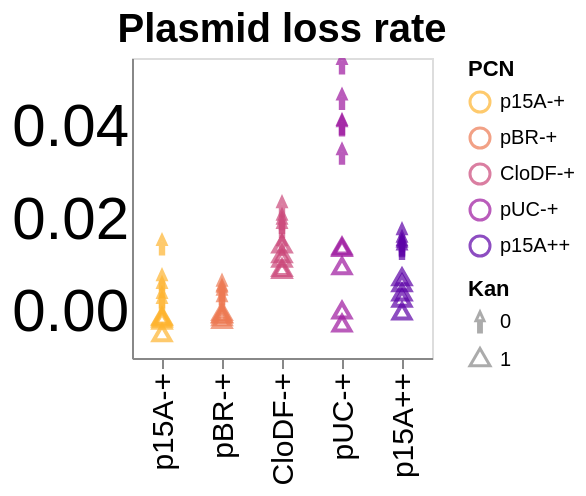

Notebook source saved alongside this figure:
### Code cell
# plasmid loss rate per generation, PCN

alt.Chart(combined_scatter_DF).mark_point(size=70).encode(
    alt.X("PCN", axis=alt.Axis(labelFontSize=15, titleFontSize=15, grid=False), title=None),
    alt.Y("rate_of_loss_log(plasmid copy)", axis=alt.Axis(labelFontSize=30, titleFontSize=15, ticks=False, grid=False), title=None),
    color=alt.Color('PCN').scale(scheme=colorScheme,reverse=True),
    shape=alt.Shape('Kan:O', scale=alt.Scale(range=['arrow', 'triangle']))
).properties(
    width=150, 
    height=150
).configure_header(
    labelFontSize=20  # Adjust this value to change the subtitle size
).properties(
    title=alt.TitleParams(
        text='Plasmid loss rate',
        fontSize=20,
        fontWeight='bold',
        # color='grey',
        anchor='middle'
    )
).interactive()

### Figure 1 — Vega-Lite specification as saved in the notebook (floating-point values rounded to 4 significant figures)
{"config": {"view": {"continuousWidth": 300, "continuousHeight": 300}, "header": {"labelFontSize": 20}}, "data": {"name": "data-4e3458a76183d149674ceccfc289feb3"}, "mark": {"type": "point", "size": 70}, "encoding": {"color": {"field": "PCN", "scale": {"scheme": "plasma", "reverse": true}, "sort": ["p15A-+", "pBR-+", "CloDF-+", "pUC-+", "p15A++"], "type": "ordinal"}, "shape": {"field": "Kan", "scale": {"range": ["arrow", "triangle"]}, "type": "ordinal"}, "x": {"axis": {"grid": false, "labelFontSize": 15, "titleFontSize": 15}, "field": "PCN", "sort": ["p15A-+", "pBR-+", "CloDF-+", "pUC-+", "p15A++"], "title": null, "type": "ordinal"}, "y": {"axis": {"grid": false, "labelFontSize": 30, "ticks": false, "titleFontSize": 15}, "field": "rate_of_loss_log(plasmid copy)", "title": null, "type": "quantitative"}}, "height": 150, "params": [{"name": "param_2", "select": {"type": "interval", "encodings": ["x", "y"]}, "bind": "scales"}], "title": {"text": "Plasmid loss rate", "anchor": "middle", "fontSize": 20, "fontWeight": "bold"}, "width": 150, "$schema": "https://vega.github.io/schema/vega-lite/v5.20.1.json", "datasets": {"data-4e3458a76183d149674ceccfc289feb3": [{"PCN": "p15A-+", "ExpRep": "1", "rate_of_loss_log(transposon copy)": 0.006289, "rate_of_loss_log(plasmid copy)": -0.005102, "rate_of_loss_log(T/P)": -0.008025, "Kan": 1}, {"PCN": "p15A-+", "ExpRep": "2", "rate_of_loss_log(transposon copy)": 0.005654, "rate_of_loss_log(plasmid copy)": -0.001638, "rate_of_loss_log(T/P)": -0.005797, "Kan": 1}, {"PCN": "p15A-+", "ExpRep": "3", "rate_of_loss_log(transposon copy)": 0.005716, "rate_of_loss_log(plasmid copy)": -0.001469, "rate_of_loss_log(T/P)": -0.003795, "Kan": 1}, {"PCN": "p15A-+", "ExpRep": "4", "rate_of_loss_log(transposon copy)": 0.005734, "rate_of_loss_log(plasmid copy)": -0.001952, "rate_of_loss_log(T/P)": -0.003283, "Kan": 1}, {"PCN": "p15A-+", "ExpRep": "5", "rate_of_loss_log(transposon copy)": 0.005035, "rate_of_loss_log(plasmid copy)": -0.002417, "rate_of_loss_log(T/P)": -0.002432, "Kan": 1}, {"PCN": "pBR-+", "ExpRep": "1", "rate_of_loss_log(transposon copy)": 0.0005438, "rate_of_loss_log(plasmid copy)": -0.001107, "rate_of_loss_log(T/P)": 0.001711, "Kan": 1}, {"PCN": "pBR-+", "ExpRep": "2", "rate_of_loss_log(transposon copy)": -0.0005329, "rate_of_loss_log(plasmid copy)": -0.002254, "rate_of_loss_log(T/P)": 0.001697, "Kan": 1}, {"PCN": "pBR-+", "ExpRep": "3", "rate_of_loss_log(transposon copy)": -0.0004653, "rate_of_loss_log(plasmid copy)": -0.001655, "rate_of_loss_log(T/P)": 0.001218, "Kan": 1}, {"PCN": "pBR-+", "ExpRep": "4", "rate_of_loss_log(transposon copy)": 0.0008343, "rate_of_loss_log(plasmid copy)": -0.0009261, "rate_of_loss_log(T/P)": 0.00182, "Kan": 1}, {"PCN": "pBR-+", "ExpRep": "5", "rate_of_loss_log(transposon copy)": 0.00144, "rate_of_loss_log(plasmid copy)": -0.0004953, "rate_of_loss_log(T/P)": 0.002024, "Kan": 1}, {"PCN": "CloDF-+", "ExpRep": "1", "rate_of_loss_log(transposon copy)": 0.01563, "rate_of_loss_log(plasmid copy)": 0.008621, "rate_of_loss_log(T/P)": 0.007591, "Kan": 1}, {"PCN": "CloDF-+", "ExpRep": "2", "rate_of_loss_log(transposon copy)": 0.01434, "rate_of_loss_log(plasmid copy)": 0.01106, "rate_of_loss_log(T/P)": 0.003773, "Kan": 1}, {"PCN": "CloDF-+", "ExpRep": "3", "rate_of_loss_log(transposon copy)": 0.01713, "rate_of_loss_log(plasmid copy)": 0.009048, "rate_of_loss_log(T/P)": 0.008728, "Kan": 1}, {"PCN": "CloDF-+", "ExpRep": "4", "rate_of_loss_log(transposon copy)": 0.01563, "rate_of_loss_log(plasmid copy)": 0.01202, "rate_of_loss_log(T/P)": 0.004306, "Kan": 1}, {"PCN": "CloDF-+", "ExpRep": "5", "rate_of_loss_log(transposon copy)": 0.01572, "rate_of_loss_log(plasmid copy)": 0.0141, "rate_of_loss_log(T/P)": 0.002376, "Kan": 1}, {"PCN": "pUC-+", "ExpRep": "1", "rate_of_loss_log(transposon copy)": 0.03824, "rate_of_loss_log(plasmid copy)": 0.01369, "rate_of_loss_log(T/P)": 0.03294, "Kan": 1}, {"PCN": "pUC-+", "ExpRep": "2", "rate_of_loss_log(transposon copy)": 0.0508, "rate_of_loss_log(plasmid copy)": -0.000161, "rate_of_loss_log(T/P)": 0.06345, "Kan": 1}, {"PCN": "pUC-+", "ExpRep": "3", "rate_of_loss_log(transposon copy)": 0.05028, "rate_of_loss_log(plasmid copy)": -0.002971, "rate_of_loss_log(T/P)": 0.04843, "Kan": 1}, {"PCN": "pUC-+", "ExpRep": "4", "rate_of_loss_log(transposon copy)": 0.02361, "rate_of_loss_log(plasmid copy)": 0.01338, "rate_of_loss_log(T/P)": 0.01058, "Kan": 1}, {"PCN": "pUC-+", "ExpRep": "5", "rate_of_loss_log(transposon copy)": 0.05409, "rate_of_loss_log(plasmid copy)": 0.009432, "rate_of_loss_log(T/P)": 0.03223, "Kan": 1}, {"PCN": "p15A++", "ExpRep": "1", "rate_of_loss_log(transposon copy)": -0.0003865, "rate_of_loss_log(plasmid copy)": -0.0004046, "rate_of_loss_log(T/P)": -0.0003226, "Kan": 1}, {"PCN": "p15A++", "ExpRep": "2", "rate_of_loss_log(transposon copy)": 0.0003412, "rate_of_loss_log(plasmid copy)": 0.002366, "rate_of_loss_log(T/P)": -0.0008668, "Kan": 1}, {"PCN": "p15A++", "ExpRep": "3", "rate_of_loss_log(transposon copy)": 0.0006971, "rate_of_loss_log(plasmid copy)": 0.005703, "rate_of_loss_log(T/P)": -0.003013, "Kan": 1}, {"PCN": "p15A++", "ExpRep": "4", "rate_of_loss_log(transposon copy)": 0.001114, "rate_of_loss_log(plasmid copy)": 0.007021, "rate_of_loss_log(T/P)": -0.003689, "Kan": 1}, {"PCN": "p15A++", "ExpRep": "5", "rate_of_loss_log(transposon copy)": 5.744e-05, "rate_of_loss_log(plasmid copy)": 0.003744, "rate_of_loss_log(T/P)": -0.00313, "Kan": 1}, {"PCN": "p15A-+", "ExpRep": "1", "rate_of_loss_log(transposon copy)": 0.005606, "rate_of_loss_log(plasmid copy)": 0.006861, "rate_of_loss_log(T/P)": -0.01261, "Kan": 0}, {"PCN": "p15A-+", "ExpRep": "2", "rate_of_loss_log(transposon copy)": 0.004895, "rate_of_loss_log(plasmid copy)": 0.001912, "rate_of_loss_log(T/P)": -0.002308, "Kan": 0}, {"PCN": "p15A-+", "ExpRep": "3", "rate_of_loss_log(transposon copy)": 0.00543, "rate_of_loss_log(plasmid copy)": 0.01445, "rate_of_loss_log(T/P)": -0.0209, "Kan": 0}, {"PCN": "p15A-+", "ExpRep": "4", "rate_of_loss_log(transposon copy)": 0.005604, "rate_of_loss_log(plasmid copy)": 0.005181, "rate_of_loss_log(T/P)": -0.006187, "Kan": 0}, {"PCN": "p15A-+", "ExpRep": "5", "rate_of_loss_log(transposon copy)": 0.005177, "rate_of_loss_log(plasmid copy)": 0.002968, "rate_of_loss_log(T/P)": -0.001383, "Kan": 0}, {"PCN": "pBR-+", "ExpRep": "1", "rate_of_loss_log(transposon copy)": 0.002731, "rate_of_loss_log(plasmid copy)": 0.00437, "rate_of_loss_log(T/P)": -0.001509, "Kan": 0}, {"PCN": "pBR-+", "ExpRep": "2", "rate_of_loss_log(transposon copy)": 0.0005467, "rate_of_loss_log(plasmid copy)": 0.002281, "rate_of_loss_log(T/P)": -0.001703, "Kan": 0}, {"PCN": "pBR-+", "ExpRep": "3", "rate_of_loss_log(transposon copy)": 0.004064, "rate_of_loss_log(plasmid copy)": 0.005659, "rate_of_loss_log(T/P)": -0.001409, "Kan": 0}, {"PCN": "pBR-+", "ExpRep": "4", "rate_of_loss_log(transposon copy)": 0.002796, "rate_of_loss_log(plasmid copy)": 0.003696, "rate_of_loss_log(T/P)": -0.0007781, "Kan": 0}, {"PCN": "pBR-+", "ExpRep": "5", "rate_of_loss_log(transposon copy)": 0.003297, "rate_of_loss_log(plasmid copy)": 0.004602, "rate_of_loss_log(T/P)": -0.001144, "Kan": 0}, {"PCN": "CloDF-+", "ExpRep": "1", "rate_of_loss_log(transposon copy)": 0.02183, "rate_of_loss_log(plasmid copy)": 0.02266, "rate_of_loss_log(T/P)": 0.0007768, "Kan": 0}, {"PCN": "CloDF-+", "ExpRep": "2", "rate_of_loss_log(transposon copy)": 0.01603, "rate_of_loss_log(plasmid copy)": 0.0191, "rate_of_loss_log(T/P)": -0.002092, "Kan": 0}, {"PCN": "CloDF-+", "ExpRep": "3", "rate_of_loss_log(transposon copy)": 0.01764, "rate_of_loss_log(plasmid copy)": 0.01992, "rate_of_loss_log(T/P)": -0.001245, "Kan": 0}, {"PCN": "CloDF-+", "ExpRep": "4", "rate_of_loss_log(transposon copy)": 0.01423, "rate_of_loss_log(plasmid copy)": 0.01443, "rate_of_loss_log(T/P)": 0.0008482, "Kan": 0}, {"PCN": "CloDF-+", "ExpRep": "5", "rate_of_loss_log(transposon copy)": 0.01701, "rate_of_loss_log(plasmid copy)": 0.01818, "rate_of_loss_log(T/P)": 0.0001884, "Kan": 0}, {"PCN": "pUC-+", "ExpRep": "1", "rate_of_loss_log(transposon copy)": 0.05341, "rate_of_loss_log(plasmid copy)": 0.03412, "rate_of_loss_log(T/P)": 0.02412, "Kan": 0}, {"PCN": "pUC-+", "ExpRep": "2", "rate_of_loss_log(transposon copy)": 0.05982, "rate_of_loss_log(plasmid copy)": 0.04598, "rate_of_loss_log(T/P)": 0.02123, "Kan": 0}, {"PCN": "pUC-+", "ExpRep": "3", "rate_of_loss_log(transposon copy)": 0.05617, "rate_of_loss_log(plasmid copy)": 0.04049, "rate_of_loss_log(T/P)": 0.02405, "Kan": 0}, {"PCN": "pUC-+", "ExpRep": "4", "rate_of_loss_log(transposon copy)": 0.06117, "rate_of_loss_log(plasmid copy)": 0.05369, "rate_of_loss_log(T/P)": 0.02437, "Kan": 0}, {"PCN": "pUC-+", "ExpRep": "5", "rate_of_loss_log(transposon copy)": 0.05312, "rate_of_loss_log(plasmid copy)": 0.04022, "rate_of_loss_log(T/P)": 0.02093, "Kan": 0}, {"PCN": "p15A++", "ExpRep": "1", "rate_of_loss_log(transposon copy)": 0.002558, "rate_of_loss_log(plasmid copy)": 0.01442, "rate_of_loss_log(T/P)": -0.00887, "Kan": 0}, {"PCN": "p15A++", "ExpRep": "2", "rate_of_loss_log(transposon copy)": 0.00249, "rate_of_loss_log(plasmid copy)": 0.01516, "rate_of_loss_log(T/P)": -0.009858, "Kan": 0}, {"PCN": "p15A++", "ExpRep": "3", "rate_of_loss_log(transposon copy)": 0.002368, "rate_of_loss_log(plasmid copy)": 0.01348, "rate_of_loss_log(T/P)": -0.008228, "Kan": 0}, {"PCN": "p15A++", "ExpRep": "4", "rate_of_loss_log(transposon copy)": 0.001762, "rate_of_loss_log(plasmid copy)": 0.01683, "rate_of_loss_log(T/P)": -0.01321, "Kan": 0}, {"PCN": "p15A++", "ExpRep": "5", "rate_of_loss_log(transposon copy)": 0.001965, "rate_of_loss_log(plasmid copy)": 0.01409, "rate_of_loss_log(T/P)": -0.009751, "Kan": 0}]}}
